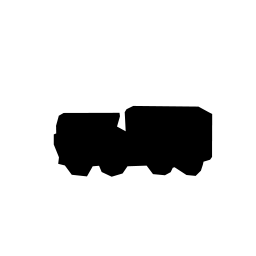
#> input picture 24_JiangnanUniversity_Exp2_git/RePaint-main/a0_originImg/gt_mask.png, 256 x 256 px
$ python a1a2_generateFourMask.py
#> lines starting #> are read from the running program, lines starting #| are printed output that depends on the picture; after the words box and inside, x2 and y2 are one past the last pixel; in counts of white or black regions, pixels touching at a corner belong together
from PIL import Image
import numpy as np

def generate_recMask():
    img_lt,img_rt,img_lb,img_rb = Image.new("L",(256,256),(255)),Image.new("L",(256,256),(255)),Image.new("L",(256,256),(255)),Image.new("L",(256,256),(255))
    img_lt_np = np.array(img_lt)
    img_lb_np = np.array(img_lb)
    img_rt_np = np.array(img_rt)
    img_rb_np = np.array(img_rb)
    for i in range(128):
        for j in range(128):
            img_lt_np[2 * i, 2 * j] = 0
            img_lb_np[2 * i + 1, 2 * j] = 0
            img_rt_np[2 * i, 2 * j + 1] = 0
            img_rb_np[2 * i + 1, 2 * j + 1] = 0

    img_lt = Image.fromarray(img_lt_np, mode='L')
    img_rt = Image.fromarray(img_rt_np, mode='L')
    img_lb = Image.fromarray(img_lb_np, mode='L')
    img_rb = Image.fromarray(img_rb_np, mode='L')

    img_lt.save('./a1_Full_Image_Mask/mask_lt.png')
    img_rt.save('./a1_Full_Image_Mask/mask_rt.png')
    img_lb.save('./a1_Full_Image_Mask/mask_lb.png')
    img_rb.save('./a1_Full_Image_Mask/mask_rb.png')

def generate_lapMask(gt_mask_path):
    img = Image.open(gt_mask_path)
    img = img.convert('L')
    img_np = np.array(img)

    img_lt, img_rt, img_lb, img_rb = Image.open('./a1_Full_Image_Mask/mask_lt.png'), Image.open('./a1_Full_Image_Mask/mask_rt.png'), Image.open('./a1_Full_Image_Mask/mask_lb.png'), Image.open('./a1_Full_Image_Mask/mask_rb.png')
    img_lt, img_rt, img_lb, img_rb = img_lt.convert('L'), img_rt.convert('L'), img_lb.convert('L'), img_rb.convert('L')
    img_lt_np = np.array(img_lt)
    img_lb_np = np.array(img_lb)
    img_rt_np = np.array(img_rt)
    img_rb_np = np.array(img_rb)

    gt_mask_lt, gt_mask_lb,gt_mask_rt,gt_mask_rb = Image.new("L",(256,256),(255)),Image.new("L",(256,256),(255)),Image.new("L",(256,256),(255)),Image.new("L",(256,256),(255))
    gt_mask_lt, gt_mask_lb, gt_mask_rt, gt_mask_rb = np.array(gt_mask_lt), np.array(gt_mask_lb), np.array(gt_mask_rt), np.array(gt_mask_rb)
    for i in range(256):
        for j in range(256):
            gt_mask_lt[i][j] = 0 if ((img_np[i][j] == 0) and (img_lt_np[i][j] == 0)) else 255
            gt_mask_lb[i][j] = 0 if ((img_np[i][j] == 0) and (img_lb_np[i][j] == 0)) else 255
            gt_mask_rt[i][j] = 0 if ((img_np[i][j] == 0) and (img_rt_np[i][j] == 0)) else 255
            gt_mask_rb[i][j] = 0 if ((img_np[i][j] == 0) and (img_rb_np[i][j] == 0)) else 255

    gt_mask_lt = Image.fromarray(gt_mask_lt, mode='L')
    gt_mask_lb = Image.fromarray(gt_mask_lb, mode='L')
    gt_mask_rt = Image.fromarray(gt_mask_rt, mode='L')
    gt_mask_rb = Image.fromarray(gt_mask_rb, mode='L')

    gt_mask_lt.save('./a2_lt_mask/000000.png')
    gt_mask_lb.save('./a2_rt_mask/000000.png')
    gt_mask_rt.save('./a2_lb_mask/000000.png')
    gt_mask_rb.save('./a2_rb_mask/000000.png')

def generate_Mask4Standerize():
    img_lt,img_rt,img_lb,img_rb = Image.new("L",(256,256),(255)),Image.new("L",(256,256),(255)),Image.new("L",(256,256),(255)),Image.new("L",(256,256),(255))
    img_lt_np = np.array(img_lt)
    img_lb_np = np.array(img_lb)
    img_rt_np = np.array(img_rt)
    img_rb_np = np.array(img_rb)
    for i in range(128):
        for j in range(128):
            img_lt_np[2 * i, 2 * j] = 0

            img_rt_np[2 * i, 2 * j] = 0
            img_rt_np[2 * i, 2 * j + 1] = 0

            img_lb_np[2 * i, 2 * j] = 0
            img_lb_np[2 * i, 2 * j + 1] = 0
            img_lb_np[2 * i + 1, 2 * j] = 0

            img_rb_np[2 * i, 2 * j] = 0
            img_rb_np[2 * i, 2 * j + 1] = 0
            img_rb_np[2 * i + 1, 2 * j] = 0
            img_rb_np[2 * i + 1, 2 * j + 1] = 0

    img_lt = Image.fromarray(img_lt_np, mode='L')
    img_rt = Image.fromarray(img_rt_np, mode='L')
    img_lb = Image.fromarray(img_lb_np, mode='L')
    img_rb = Image.fromarray(img_rb_np, mode='L')

    img_lt.save('./a1_Full_Standerize_Mask/mask_lt.png')
    img_rt.save('./a1_Full_Standerize_Mask/mask_rt.png')
    img_lb.save('./a1_Full_Standerize_Mask/mask_lb.png')
    img_rb.save('./a1_Full_Standerize_Mask/mask_rb.png')

def generate_lapMask_forStanderize(gt_mask_path):
    img = Image.open(gt_mask_path)
    img = img.convert('L')
    img_np = np.array(img)

    img_lt, img_rt, img_lb, img_rb = Image.open('./a1_Full_Standerize_Mask/mask_lt.png'), Image.open('./a1_Full_Standerize_Mask/mask_rt.png'), Image.open('./a1_Full_Standerize_Mask/mask_lb.png'), Image.open('./a1_Full_Standerize_Mask/mask_rb.png')
    img_lt, img_rt, img_lb, img_rb = img_lt.convert('L'), img_rt.convert('L'), img_lb.convert('L'), img_rb.convert('L')
    img_lt_np = np.array(img_lt)
    img_lb_np = np.array(img_lb)
    img_rt_np = np.array(img_rt)
    img_rb_np = np.array(img_rb)

    gt_mask_lt, gt_mask_lb,gt_mask_rt,gt_mask_rb = Image.new("L",(256,256),(255)),Image.new("L",(256,256),(255)),Image.new("L",(256,256),(255)),Image.new("L",(256,256),(255))
    gt_mask_lt, gt_mask_lb, gt_mask_rt, gt_mask_rb = np.array(gt_mask_lt), np.array(gt_mask_lb), np.array(gt_mask_rt), np.array(gt_mask_rb)
    for i in range(256):
        for j in range(256):
            gt_mask_lt[i][j] = 0 if ((img_np[i][j] == 0) and (img_lt_np[i][j] == 0)) else 255
            gt_mask_lb[i][j] = 0 if ((img_np[i][j] == 0) and (img_lb_np[i][j] == 0)) else 255
            gt_mask_rt[i][j] = 0 if ((img_np[i][j] == 0) and (img_rt_np[i][j] == 0)) else 255
            gt_mask_rb[i][j] = 0 if ((img_np[i][j] == 0) and (img_rb_np[i][j] == 0)) else 255

    gt_mask_lt = Image.fromarray(gt_mask_lt, mode='L')
    gt_mask_lb = Image.fromarray(gt_mask_lb, mode='L')
    gt_mask_rt = Image.fromarray(gt_mask_rt, mode='L')
    gt_mask_rb = Image.fromarray(gt_mask_rb, mode='L')

    gt_mask_lt.save('./a2_Target_Standerize_Mask/lt.png')
    gt_mask_lb.save('./a2_Target_Standerize_Mask/lb.png')
    gt_mask_rt.save('./a2_Target_Standerize_Mask/rt.png')
    gt_mask_rb.save('./a2_Target_Standerize_Mask/rb.png')
# generate_recMask()

# generate_lapMask('./.mask1/gt_mask.png')
# generate_Mask4Standerize()
class genertor():
    def __init__(self, gt_mask_path):
        self.mask_path = gt_mask_path
    def generate(self):
        generate_recMask()
#> in generate_recMask, `img_lt,img_rt,img_lb,img_rb = Image.new("L",(256,256),(255)),Image.new..`: img_lt: PIL image 256x256 L; every value is 255
#> after the loop in generate_recMask, `for i in range(128):`:
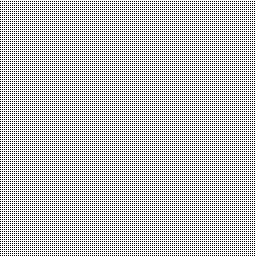
#> img_lb_np: shape (256, 256); 75% white; black in thin lines or dots
#> after the loop in generate_recMask, `for i in range(128):`: img_lt_np: shape (256, 256); 75% white; black in thin lines or dots
#> after the loop in generate_recMask, `for i in range(128):`: img_rb_np: shape (256, 256); 75% white; black in thin lines or dots
#> after the loop in generate_recMask, `for i in range(128):`: img_rt_np: shape (256, 256); 75% white; black in thin lines or dots
        generate_Mask4Standerize()
#> after the loop in generate_Mask4Standerize, `for i in range(128):`: img_lb_np: shape (256, 256); 25% white in thin lines or dots
#> after the loop in generate_Mask4Standerize, `for i in range(128):`: img_rb_np: shape (256, 256); every value is 0
#> after the loop in generate_Mask4Standerize, `for i in range(128):`:
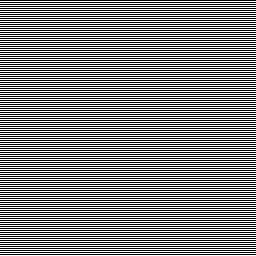
#> img_rt_np: shape (256, 256); 50% white in thin lines or dots
        generate_lapMask(self.mask_path)
#> in generate_lapMask, img is the input picture: PIL image 256x256 RGBA; mean R, G, B, A 218.5, 218.5, 218.5, 255
#> after the loop in generate_lapMask, `for i in range(256):`: gt_mask_lb: shape (256, 256); 96.5% white; black in thin lines or dots, all inside (x1, y1, x2, y2) = (54, 107, 211, 176)
#> after the loop in generate_lapMask, `for i in range(256):`:
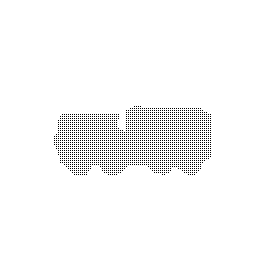
#> gt_mask_lt: shape (256, 256); 96.5% white; black in thin lines or dots, all inside (x1, y1, x2, y2) = (54, 106, 211, 175)
#> after the loop in generate_lapMask, `for i in range(256):`:
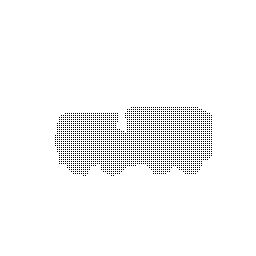
#> gt_mask_rb: shape (256, 256); 96.5% white; black in thin lines or dots, all inside (x1, y1, x2, y2) = (55, 107, 212, 176)
#> after the loop in generate_lapMask, `for i in range(256):`: gt_mask_rt: shape (256, 256); 96.5% white; black in thin lines or dots, all inside (x1, y1, x2, y2) = (55, 106, 212, 175)
        generate_lapMask_forStanderize(self.mask_path)
#> after the loop in generate_lapMask_forStanderize, `for i in range(256):`:
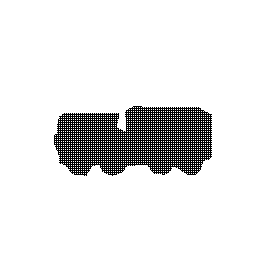
#> gt_mask_lb: shape (256, 256); 89.5% white; black in thin lines or dots, all inside (x1, y1, x2, y2) = (54, 106, 212, 176)
#> after the loop in generate_lapMask_forStanderize, `for i in range(256):`:
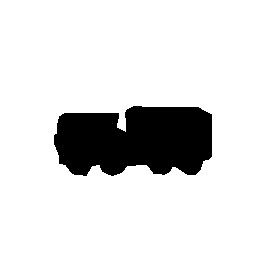
#> gt_mask_rb: shape (256, 256); 86% white; 1 black region, box (x1, y1, x2, y2) and area: (54, 106, 212, 176) 9154
#> after the loop in generate_lapMask_forStanderize, `for i in range(256):`:
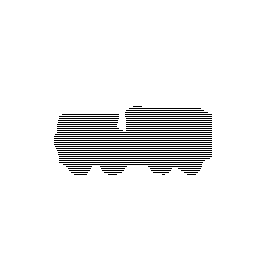
#> gt_mask_rt: shape (256, 256); 93.1% white; black in thin lines or dots, all inside (x1, y1, x2, y2) = (54, 106, 212, 175)


gt_mask_path = './a0_originImg/gt_mask.png'
genertor = genertor(gt_mask_path)
genertor.generate()
# generate_lapMask_forStanderize(gt_mask_path)
